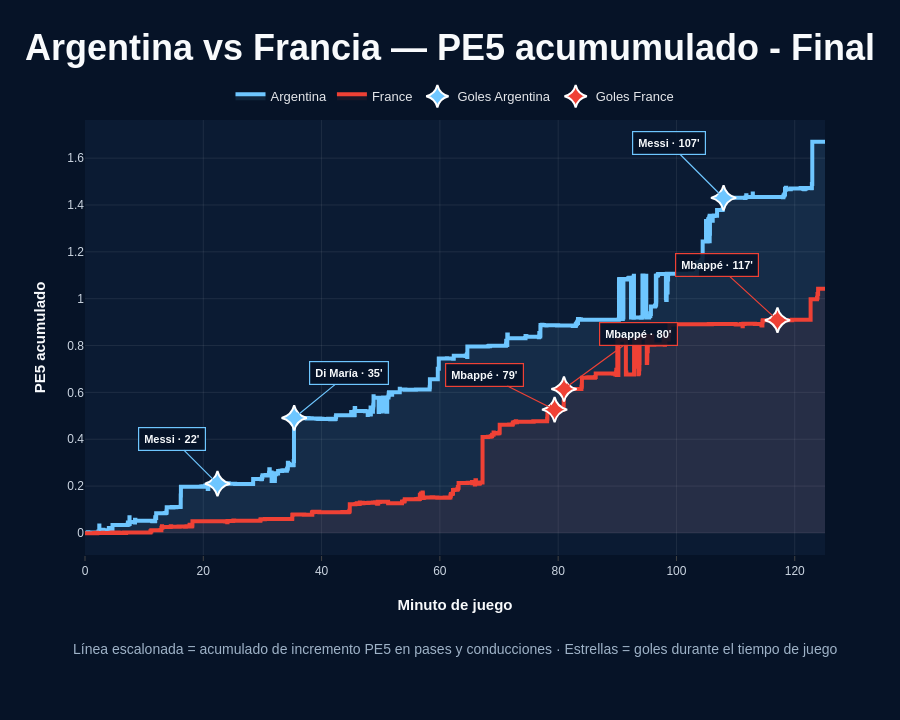

The cell this chart's notebook holds for it:
### Markdown cell above
Grafico PE5 acumulado con goles.

### Code cell
colores_equipo = {
    "Argentina": "#6EC6FF",
    "France": "#EF4135"}

rellenos_equipo = {
    "Argentina": "rgba(110, 198, 255, 0.10)",
    "France": "rgba(239, 65, 53, 0.08)"}

fig = go.Figure()

for equipo in ["Argentina", "France"]:

    df_equipo = (
        df_timeline_plot[df_timeline_plot["team"] == equipo]
        .sort_values("minuto_juego")
        .copy()
    )

    fig.add_trace(
        go.Scatter(
            x=df_equipo["minuto_juego"],
            y=df_equipo["pe5_acumulado"],
            mode="lines",
            name=equipo,
            line=dict(
                color=colores_equipo[equipo],
                width=4,
                shape="hv"
            ),
            connectgaps=True,
            fill="tozeroy",
            fillcolor=rellenos_equipo[equipo],
            hovertemplate=(
                "<b>%{fullData.name}</b><br>"
                "Minuto: %{x:.1f}<br>"
                "PE5 acumulado: %{y:.3f}<extra></extra>")))

for equipo in ["Argentina", "France"]:

    df_goles_equipo = (
        df_goles_plot[df_goles_plot["team"] == equipo]
        .sort_values("minuto_juego")
        .copy())

    fig.add_trace(
        go.Scatter(
            x=df_goles_equipo["minuto_juego"],
            y=df_goles_equipo["pe5_en_gol"],
            mode="markers",
            name=f"Goles {equipo}",
            marker=dict(
                size=18,
                color=colores_equipo[equipo],
                line=dict(
                    color="#FFFFFF",
                    width=2
                ),
                symbol="star-diamond"
            ),
            customdata=df_goles_equipo[["player", "texto_gol"]],
            hovertemplate=(
                "<b>Gol</b><br>"
                "Jugador: %{customdata[0]}<br>"
                "Minuto: %{x:.1f}<br>"
                "PE5 acumulado: %{y:.3f}<extra></extra>")))

for _, gol in df_goles_plot.iterrows():

    equipo = gol["team"]

    fig.add_annotation(
        x=gol["minuto_juego"],
        y=gol["pe5_en_gol"],
        text=f"<b>{gol['texto_gol']}</b>",
        showarrow=True,
        arrowhead=2,
        arrowsize=1,
        arrowwidth=1.2,
        arrowcolor=colores_equipo[equipo],
        ax=gol["ax"],
        ay=gol["ay"],
        bgcolor="rgba(6, 19, 39, 0.88)",
        bordercolor=colores_equipo[equipo],
        borderwidth=1.2,
        borderpad=5,
        font=dict(
            size=11,
            color="#F8FAFC",
            family="Outfit, Arial, sans-serif"))

fig.update_layout(
    title=dict(
        text="<b>Argentina vs Francia — PE5 acumumulado - Final</b>",
        x=0.5,
        xanchor="center",
        font=dict(
            family="Outfit, Arial, sans-serif",
            size=36,
            color="#F8FAFC"
        )
    ),
    paper_bgcolor="#061327",
    plot_bgcolor="#0B1B33",
    font=dict(
        color="#E5E7EB",
        family="Outfit, Arial, sans-serif"),
    height=720,
    margin=dict(l=85, r=75, t=120, b=165),
    legend=dict(
        orientation="h",
        yanchor="bottom",
        y=1.02,
        xanchor="center",
        x=0.5,
        bgcolor="rgba(0,0,0,0)",
        font=dict(
            size=13,
            color="#E5E7EB",
            family="Outfit, Arial, sans-serif")),
    hovermode="x unified")

fig.update_xaxes(
    title_text="<b>Minuto de juego</b>",
    range=[0, minuto_final],
    title_standoff=22,
    showgrid=True,
    gridcolor="rgba(255,255,255,0.08)",
    zeroline=False,
    ticks="outside",
    tickfont=dict(
        size=12,
        color="#CBD5E1",
        family="Outfit, Arial, sans-serif"),
    title_font=dict(
        size=15,
        color="#F8FAFC",
        family="Outfit, Arial, sans-serif"))

fig.update_yaxes(
    title_text="<b>PE5 acumulado</b>",
    title_standoff=18,
    showgrid=True,
    gridcolor="rgba(255,255,255,0.08)",
    zeroline=False,
    tickfont=dict(
        size=12,
        color="#CBD5E1",
        family="Outfit, Arial, sans-serif"),
    title_font=dict(
        size=15,
        color="#F8FAFC",
        family="Outfit, Arial, sans-serif"))

fig.add_annotation(
    x=0.5,
    y=-0.24,
    xref="paper",
    yref="paper",
    text=(
        "Línea escalonada = acumulado de incremento PE5 en pases y conducciones · "
        "Estrellas = goles durante el tiempo de juego"),
    showarrow=False,
    font=dict(
        size=14,
        color="#9FB3C8",
        family="Outfit, Arial, sans-serif"),
    align="center")

fig.show()

### Figure 1 — Plotly figure (JSON) as saved in the notebook; plotly's stock layout.template omitted (floating-point values rounded to 4 significant figures; data arrays with more than 128 entries replaced by an {"elided": "..."} marker saying what was removed)
{"data": [{"connectgaps": true, "fill": "tozeroy", "fillcolor": "rgba(110, 198, 255, 0.10)", "hovertemplate": "<b>%{fullData.name}</b><br>Minuto: %{x:.1f}<br>PE5 acumulado: %{y:.3f}<extra></extra>", "line": {"color": "#6EC6FF", "shape": "hv", "width": 4}, "mode": "lines", "name": "Argentina", "type": "scatter", "x": {"elided": "983 float values"}, "y": {"elided": "983 float values"}}, {"connectgaps": true, "fill": "tozeroy", "fillcolor": "rgba(239, 65, 53, 0.08)", "hovertemplate": "<b>%{fullData.name}</b><br>Minuto: %{x:.1f}<br>PE5 acumulado: %{y:.3f}<extra></extra>", "line": {"color": "#EF4135", "shape": "hv", "width": 4}, "mode": "lines", "name": "France", "type": "scatter", "x": {"elided": "762 float values"}, "y": {"elided": "762 float values"}}, {"customdata": [["Lionel Andrés Messi Cuccittini", "Messi · 22'"], ["Ángel Fabián Di María Hernández", "Di María · 35'"], ["Lionel Andrés Messi Cuccittini", "Messi · 107'"]], "hovertemplate": "<b>Gol</b><br>Jugador: %{customdata[0]}<br>Minuto: %{x:.1f}<br>PE5 acumulado: %{y:.3f}<extra></extra>", "marker": {"color": "#6EC6FF", "line": {"color": "#FFFFFF", "width": 2}, "size": 18, "symbol": "star-diamond"}, "mode": "markers", "name": "Goles Argentina", "type": "scatter", "x": [22.4, 35.37, 108.0], "y": [0.2103, 0.4908, 1.43]}, {"customdata": [["Kylian Mbappé Lottin", "Mbappé · 79'"], ["Kylian Mbappé Lottin", "Mbappé · 80'"], ["Kylian Mbappé Lottin", "Mbappé · 117'"]], "hovertemplate": "<b>Gol</b><br>Jugador: %{customdata[0]}<br>Minuto: %{x:.1f}<br>PE5 acumulado: %{y:.3f}<extra></extra>", "marker": {"color": "#EF4135", "line": {"color": "#FFFFFF", "width": 2}, "size": 18, "symbol": "star-diamond"}, "mode": "markers", "name": "Goles France", "type": "scatter", "x": [79.4, 80.98, 117.1], "y": [0.5263, 0.6145, 0.9082]}], "layout": {"annotations": [{"arrowcolor": "#6EC6FF", "arrowhead": 2, "arrowsize": 1, "arrowwidth": 1.2, "ax": -45, "ay": -45, "bgcolor": "rgba(6, 19, 39, 0.88)", "bordercolor": "#6EC6FF", "borderpad": 5, "borderwidth": 1.2, "font": {"color": "#F8FAFC", "family": "Outfit, Arial, sans-serif", "size": 11}, "showarrow": true, "text": "<b>Messi · 22'</b>", "x": 22.4, "y": 0.2103}, {"arrowcolor": "#6EC6FF", "arrowhead": 2, "arrowsize": 1, "arrowwidth": 1.2, "ax": 55, "ay": -45, "bgcolor": "rgba(6, 19, 39, 0.88)", "bordercolor": "#6EC6FF", "borderpad": 5, "borderwidth": 1.2, "font": {"color": "#F8FAFC", "family": "Outfit, Arial, sans-serif", "size": 11}, "showarrow": true, "text": "<b>Di María · 35'</b>", "x": 35.37, "y": 0.4908}, {"arrowcolor": "#6EC6FF", "arrowhead": 2, "arrowsize": 1, "arrowwidth": 1.2, "ax": -55, "ay": -55, "bgcolor": "rgba(6, 19, 39, 0.88)", "bordercolor": "#6EC6FF", "borderpad": 5, "borderwidth": 1.2, "font": {"color": "#F8FAFC", "family": "Outfit, Arial, sans-serif", "size": 11}, "showarrow": true, "text": "<b>Messi · 107'</b>", "x": 108.0, "y": 1.43}, {"arrowcolor": "#EF4135", "arrowhead": 2, "arrowsize": 1, "arrowwidth": 1.2, "ax": -70, "ay": -35, "bgcolor": "rgba(6, 19, 39, 0.88)", "bordercolor": "#EF4135", "borderpad": 5, "borderwidth": 1.2, "font": {"color": "#F8FAFC", "family": "Outfit, Arial, sans-serif", "size": 11}, "showarrow": true, "text": "<b>Mbappé · 79'</b>", "x": 79.4, "y": 0.5263}, {"arrowcolor": "#EF4135", "arrowhead": 2, "arrowsize": 1, "arrowwidth": 1.2, "ax": 75, "ay": -55, "bgcolor": "rgba(6, 19, 39, 0.88)", "bordercolor": "#EF4135", "borderpad": 5, "borderwidth": 1.2, "font": {"color": "#F8FAFC", "family": "Outfit, Arial, sans-serif", "size": 11}, "showarrow": true, "text": "<b>Mbappé · 80'</b>", "x": 80.98, "y": 0.6145}, {"arrowcolor": "#EF4135", "arrowhead": 2, "arrowsize": 1, "arrowwidth": 1.2, "ax": -60, "ay": -55, "bgcolor": "rgba(6, 19, 39, 0.88)", "bordercolor": "#EF4135", "borderpad": 5, "borderwidth": 1.2, "font": {"color": "#F8FAFC", "family": "Outfit, Arial, sans-serif", "size": 11}, "showarrow": true, "text": "<b>Mbappé · 117'</b>", "x": 117.1, "y": 0.9082}, {"align": "center", "font": {"color": "#9FB3C8", "family": "Outfit, Arial, sans-serif", "size": 14}, "showarrow": false, "text": "Línea escalonada = acumulado de incremento PE5 en pases y conducciones · Estrellas = goles durante el tiempo de juego", "x": 0.5, "xref": "paper", "y": -0.24, "yref": "paper"}], "font": {"color": "#E5E7EB", "family": "Outfit, Arial, sans-serif"}, "height": 720, "hovermode": "x unified", "legend": {"bgcolor": "rgba(0,0,0,0)", "font": {"color": "#E5E7EB", "family": "Outfit, Arial, sans-serif", "size": 13}, "orientation": "h", "x": 0.5, "xanchor": "center", "y": 1.02, "yanchor": "bottom"}, "margin": {"b": 165, "l": 85, "r": 75, "t": 120}, "paper_bgcolor": "#061327", "plot_bgcolor": "#0B1B33", "title": {"font": {"color": "#F8FAFC", "family": "Outfit, Arial, sans-serif", "size": 36}, "text": "<b>Argentina vs Francia — PE5 acumumulado - Final</b>", "x": 0.5, "xanchor": "center"}, "xaxis": {"gridcolor": "rgba(255,255,255,0.08)", "range": [0, 125.1], "showgrid": true, "tickfont": {"color": "#CBD5E1", "family": "Outfit, Arial, sans-serif", "size": 12}, "ticks": "outside", "title": {"font": {"color": "#F8FAFC", "family": "Outfit, Arial, sans-serif", "size": 15}, "standoff": 22, "text": "<b>Minuto de juego</b>"}, "zeroline": false}, "yaxis": {"gridcolor": "rgba(255,255,255,0.08)", "showgrid": true, "tickfont": {"color": "#CBD5E1", "family": "Outfit, Arial, sans-serif", "size": 12}, "title": {"font": {"color": "#F8FAFC", "family": "Outfit, Arial, sans-serif", "size": 15}, "standoff": 18, "text": "<b>PE5 acumulado</b>"}, "zeroline": false}}}
